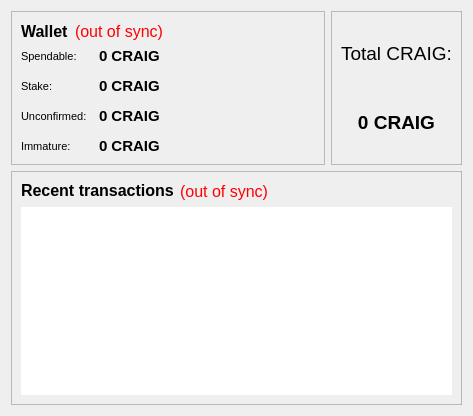
<?xml version="1.0" encoding="UTF-8"?>
<ui version="4.0">
 <class>OverviewPage</class>
 <widget class="QWidget" name="OverviewPage">
  <property name="geometry">
   <rect>
    <x>0</x>
    <y>0</y>
    <width>473</width>
    <height>416</height>
   </rect>
  </property>
  <property name="windowTitle">
   <string>Form</string>
  </property>
  <layout class="QVBoxLayout" name="verticalLayout_6">
   <item>
    <layout class="QHBoxLayout" name="horizontalLayout">
     <item>
      <layout class="QVBoxLayout" name="verticalLayout_2">
       <item>
        <widget class="QFrame" name="frameWallet">
         <property name="font">
          <font>
           <pointsize>14</pointsize>
          </font>
         </property>
         <property name="frameShape">
          <enum>QFrame::StyledPanel</enum>
         </property>
         <property name="frameShadow">
          <enum>QFrame::Raised</enum>
         </property>
         <layout class="QVBoxLayout" name="verticalLayout_4">
          <item>
           <layout class="QHBoxLayout" name="horizontalLayout_4">
            <item>
             <widget class="QLabel" name="label_5">
              <property name="font">
               <font>
                <pointsize>12</pointsize>
                <weight>75</weight>
                <bold>true</bold>
               </font>
              </property>
              <property name="text">
               <string>Wallet</string>
              </property>
             </widget>
            </item>
            <item>
             <widget class="QLabel" name="labelWalletStatus">
              <property name="font">
               <font>
                <pointsize>12</pointsize>
               </font>
              </property>
              <property name="toolTip">
               <string>The displayed information may be out of date. Your wallet automatically synchronizes with the CraigsCoin network after a connection is established, but this process has not completed yet.</string>
              </property>
              <property name="styleSheet">
               <string notr="true">QLabel { color: red; }</string>
              </property>
              <property name="text">
               <string notr="true">(out of sync)</string>
              </property>
              <property name="alignment">
               <set>Qt::AlignLeading|Qt::AlignLeft|Qt::AlignVCenter</set>
              </property>
             </widget>
            </item>
            <item>
             <spacer name="horizontalSpacer_2">
              <property name="orientation">
               <enum>Qt::Horizontal</enum>
              </property>
              <property name="sizeHint" stdset="0">
               <size>
                <width>40</width>
                <height>20</height>
               </size>
              </property>
             </spacer>
            </item>
           </layout>
          </item>
          <item>
           <layout class="QFormLayout" name="formLayout_2">
            <property name="fieldGrowthPolicy">
             <enum>QFormLayout::AllNonFixedFieldsGrow</enum>
            </property>
            <property name="horizontalSpacing">
             <number>12</number>
            </property>
            <property name="verticalSpacing">
             <number>12</number>
            </property>
            <item row="0" column="0">
             <widget class="QLabel" name="label">
              <property name="font">
               <font>
                <pointsize>8</pointsize>
               </font>
              </property>
              <property name="text">
               <string>Spendable:</string>
              </property>
             </widget>
            </item>
            <item row="0" column="1">
             <widget class="QLabel" name="labelBalance">
              <property name="font">
               <font>
                <pointsize>11</pointsize>
                <weight>75</weight>
                <bold>true</bold>
               </font>
              </property>
              <property name="cursor">
               <cursorShape>IBeamCursor</cursorShape>
              </property>
              <property name="toolTip">
               <string>Your current spendable balance</string>
              </property>
              <property name="text">
               <string notr="true">0 CRAIG</string>
              </property>
              <property name="textInteractionFlags">
               <set>Qt::LinksAccessibleByMouse|Qt::TextSelectableByKeyboard|Qt::TextSelectableByMouse</set>
              </property>
             </widget>
            </item>
            <item row="1" column="0">
             <widget class="QLabel" name="label_6">
              <property name="font">
               <font>
                <pointsize>8</pointsize>
               </font>
              </property>
              <property name="text">
               <string>Stake:</string>
              </property>
             </widget>
            </item>
            <item row="1" column="1">
             <widget class="QLabel" name="labelStake">
              <property name="font">
               <font>
                <pointsize>11</pointsize>
                <weight>75</weight>
                <bold>true</bold>
               </font>
              </property>
              <property name="cursor">
               <cursorShape>IBeamCursor</cursorShape>
              </property>
              <property name="toolTip">
               <string>Total of coins that was staked, and do not yet count toward the current balance</string>
              </property>
              <property name="text">
               <string notr="true">0 CRAIG</string>
              </property>
              <property name="textInteractionFlags">
               <set>Qt::LinksAccessibleByMouse|Qt::TextSelectableByKeyboard|Qt::TextSelectableByMouse</set>
              </property>
             </widget>
            </item>
            <item row="2" column="0">
             <widget class="QLabel" name="label_3">
              <property name="font">
               <font>
                <pointsize>8</pointsize>
               </font>
              </property>
              <property name="text">
               <string>Unconfirmed:</string>
              </property>
             </widget>
            </item>
            <item row="2" column="1">
             <widget class="QLabel" name="labelUnconfirmed">
              <property name="font">
               <font>
                <pointsize>11</pointsize>
                <weight>75</weight>
                <bold>true</bold>
               </font>
              </property>
              <property name="cursor">
               <cursorShape>IBeamCursor</cursorShape>
              </property>
              <property name="toolTip">
               <string>Total of transactions that have yet to be confirmed, and do not yet count toward the current balance</string>
              </property>
              <property name="text">
               <string notr="true">0 CRAIG</string>
              </property>
              <property name="textInteractionFlags">
               <set>Qt::LinksAccessibleByMouse|Qt::TextSelectableByKeyboard|Qt::TextSelectableByMouse</set>
              </property>
             </widget>
            </item>
            <item row="3" column="0">
             <widget class="QLabel" name="labelImmatureText">
              <property name="font">
               <font>
                <pointsize>8</pointsize>
               </font>
              </property>
              <property name="text">
               <string>Immature:</string>
              </property>
             </widget>
            </item>
            <item row="3" column="1">
             <widget class="QLabel" name="labelImmature">
              <property name="font">
               <font>
                <pointsize>11</pointsize>
                <weight>75</weight>
                <bold>true</bold>
               </font>
              </property>
              <property name="toolTip">
               <string>Mined balance that has not yet matured</string>
              </property>
              <property name="text">
               <string notr="true">0 CRAIG</string>
              </property>
              <property name="textInteractionFlags">
               <set>Qt::LinksAccessibleByMouse|Qt::TextSelectableByKeyboard|Qt::TextSelectableByMouse</set>
              </property>
             </widget>
            </item>
           </layout>
          </item>
         </layout>
        </widget>
       </item>
      </layout>
     </item>
     <item>
      <widget class="QFrame" name="frameTotal">
       <property name="font">
        <font>
         <pointsize>8</pointsize>
        </font>
       </property>
       <property name="frameShape">
        <enum>QFrame::StyledPanel</enum>
       </property>
       <property name="frameShadow">
        <enum>QFrame::Raised</enum>
       </property>
       <layout class="QVBoxLayout" name="verticalLayout_5">
        <item>
         <widget class="QLabel" name="labelTotalText">
          <property name="font">
           <font>
            <pointsize>14</pointsize>
           </font>
          </property>
          <property name="text">
           <string>Total CRAIG:</string>
          </property>
          <property name="alignment">
           <set>Qt::AlignCenter</set>
          </property>
         </widget>
        </item>
        <item>
         <widget class="QLabel" name="labelTotal">
          <property name="font">
           <font>
            <pointsize>14</pointsize>
            <weight>75</weight>
            <bold>true</bold>
           </font>
          </property>
          <property name="cursor">
           <cursorShape>IBeamCursor</cursorShape>
          </property>
          <property name="toolTip">
           <string>Your current total balance</string>
          </property>
          <property name="text">
           <string notr="true">0 CRAIG</string>
          </property>
          <property name="alignment">
           <set>Qt::AlignCenter</set>
          </property>
          <property name="textInteractionFlags">
           <set>Qt::LinksAccessibleByMouse|Qt::TextSelectableByKeyboard|Qt::TextSelectableByMouse</set>
          </property>
         </widget>
        </item>
       </layout>
      </widget>
     </item>
    </layout>
   </item>
   <item>
    <layout class="QVBoxLayout" name="verticalLayout_3">
     <item>
      <widget class="QFrame" name="frameRecentTransactions">
       <property name="frameShape">
        <enum>QFrame::StyledPanel</enum>
       </property>
       <property name="frameShadow">
        <enum>QFrame::Raised</enum>
       </property>
       <layout class="QVBoxLayout" name="verticalLayout">
        <item>
         <layout class="QHBoxLayout" name="horizontalLayout_2">
          <item>
           <widget class="QLabel" name="label_4">
            <property name="font">
             <font>
              <pointsize>12</pointsize>
             </font>
            </property>
            <property name="text">
             <string>&lt;b&gt;Recent transactions&lt;/b&gt;</string>
            </property>
           </widget>
          </item>
          <item>
           <widget class="QLabel" name="labelTransactionsStatus">
            <property name="font">
             <font>
              <pointsize>12</pointsize>
             </font>
            </property>
            <property name="toolTip">
             <string>The displayed information may be out of date. Your wallet automatically synchronizes with the CraigsCoin network after a connection is established, but this process has not completed yet.</string>
            </property>
            <property name="styleSheet">
             <string notr="true">QLabel { color: red; }</string>
            </property>
            <property name="text">
             <string notr="true">(out of sync)</string>
            </property>
            <property name="alignment">
             <set>Qt::AlignRight|Qt::AlignTrailing|Qt::AlignVCenter</set>
            </property>
           </widget>
          </item>
          <item>
           <spacer name="horizontalSpacer">
            <property name="orientation">
             <enum>Qt::Horizontal</enum>
            </property>
            <property name="sizeHint" stdset="0">
             <size>
              <width>40</width>
              <height>20</height>
             </size>
            </property>
           </spacer>
          </item>
         </layout>
        </item>
        <item>
         <widget class="QListView" name="listTransactions">
          <property name="frameShape">
           <enum>QFrame::NoFrame</enum>
          </property>
          <property name="verticalScrollBarPolicy">
           <enum>Qt::ScrollBarAlwaysOff</enum>
          </property>
          <property name="horizontalScrollBarPolicy">
           <enum>Qt::ScrollBarAlwaysOff</enum>
          </property>
          <property name="editTriggers">
           <set>QAbstractItemView::NoEditTriggers</set>
          </property>
          <property name="selectionMode">
           <enum>QAbstractItemView::NoSelection</enum>
          </property>
         </widget>
        </item>
       </layout>
      </widget>
     </item>
    </layout>
   </item>
  </layout>
 </widget>
 <resources/>
 <connections/>
</ui>
